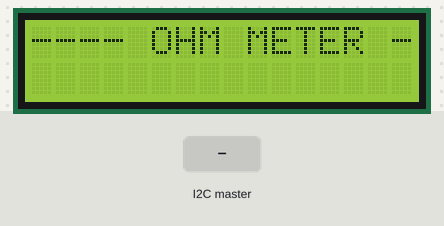
A program run on a simulated Arduino Uno, built with avr-gcc and run on an emulated ATmega328P. Parts: 16×2 character LCD. Inputs (shaded band) come from the test bench.

Above: at 1.2 s.
1.3 s: the I2C master sends the byte 1
At 2.5 s:
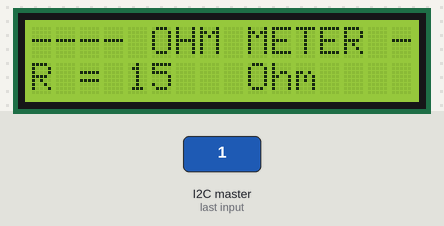
2.8 s: the I2C master sends the byte 0
At 3.8 s:
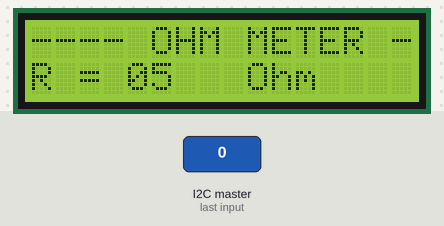
Timing chart, 0 to 5.8 s (numbered marks = the images above; inputs shaded):
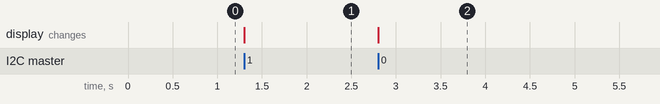

Measured:
- after the input at 1.3 s, the display: changes at once (image 1)
- after the input at 2.8 s, the display: changes at once (image 2)

The program:

main.cpp
```cpp
#include <Arduino.h>
#include <LiquidCrystal.h>
LiquidCrystal lcd(12,11,5,4,3,2);//arduino pins connected to LCD
#include <Wire.h>
void dataRcv(int numBytes);
int i2c_rcv;               // data received from I2C bus
int R2;

void setup(){
	Wire.begin(0x09);           // join I2C bus as Slave with address 0x09
	Wire.onReceive(dataRcv);    // register an event handler for received data
	lcd.begin(16,2);
	lcd.setCursor(0,0);
	lcd.print("---- OHM METER ---");
}

void loop(){
	delay(1000);
}

//received data handler function
void dataRcv(int numBytes)
{
		while( Wire.available())
		{
			i2c_rcv = Wire.read();
			int y = map(i2c_rcv,0,127,0,2000);
			lcd.setCursor(0,1);
			lcd.print("R = ");
			lcd.print(y);
			lcd.setCursor(8,1);
			lcd.print(" Ohm");
			Serial.println(y);
		}
}
```
